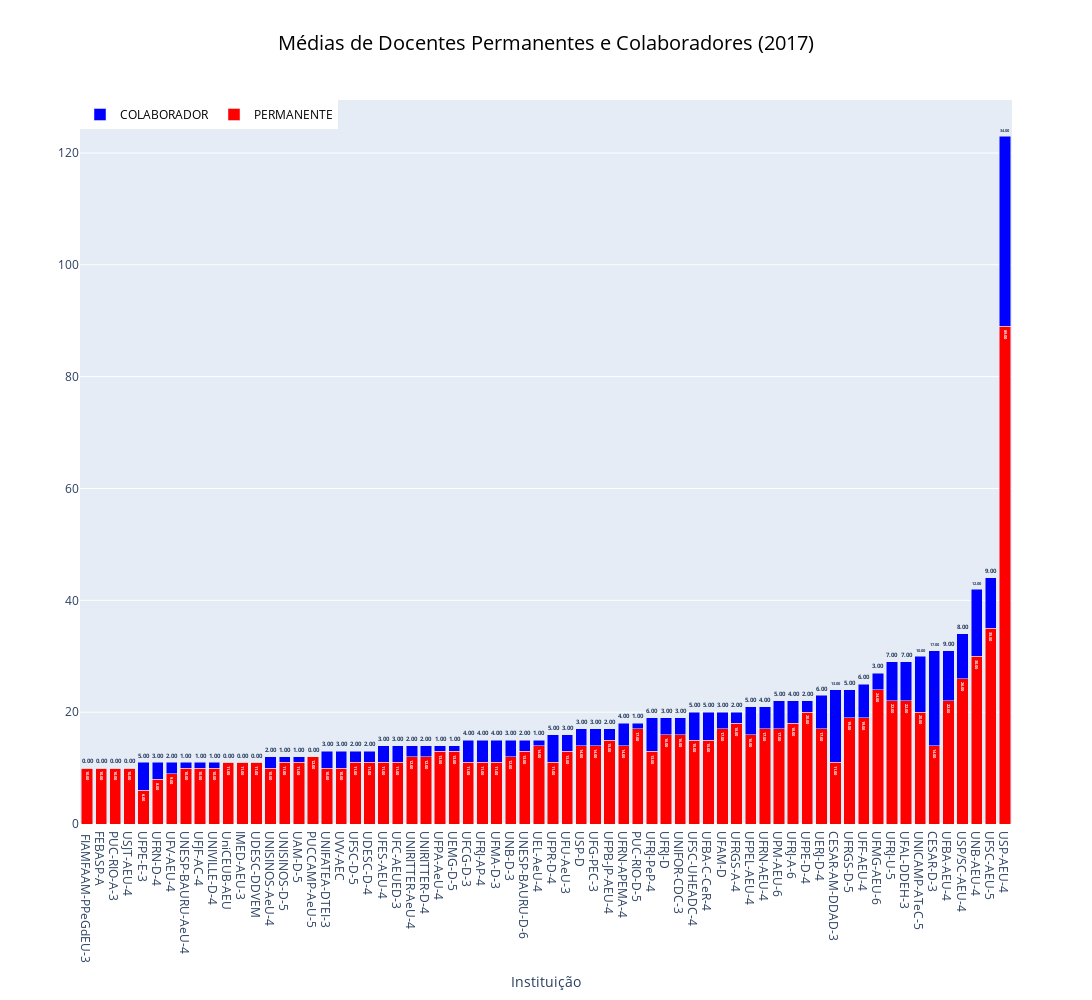

Notebook cell for this chart:
### Code cell
make_chart(docentes_programas)

### Figure 1 — Plotly figure (JSON) as saved in the notebook; plotly's stock layout.template omitted (floating-point values rounded to 4 significant figures)
{"data": [{"marker": {"color": "#FF0000"}, "name": "PERMANENTE", "text": ["<b>10.00</b>", "<b>10.00</b>", "<b>10.00</b>", "<b>10.00</b>", "<b>6.00</b>", "<b>8.00</b>", "<b>9.00</b>", "<b>10.00</b>", "<b>10.00</b>", "<b>10.00</b>", "<b>11.00</b>", "<b>11.00</b>", "<b>11.00</b>", "<b>10.00</b>", "<b>11.00</b>", "<b>11.00</b>", "<b>12.00</b>", "<b>10.00</b>", "<b>10.00</b>", "<b>11.00</b>", "<b>11.00</b>", "<b>11.00</b>", "<b>11.00</b>", "<b>12.00</b>", "<b>12.00</b>", "<b>13.00</b>", "<b>13.00</b>", "<b>11.00</b>", "<b>11.00</b>", "<b>11.00</b>", "<b>12.00</b>", "<b>13.00</b>", "<b>14.00</b>", "<b>11.00</b>", "<b>13.00</b>", "<b>14.00</b>", "<b>14.00</b>", "<b>15.00</b>", "<b>14.00</b>", "<b>17.00</b>", "<b>13.00</b>", "<b>16.00</b>", "<b>16.00</b>", "<b>15.00</b>", "<b>15.00</b>", "<b>17.00</b>", "<b>18.00</b>", "<b>16.00</b>", "<b>17.00</b>", "<b>17.00</b>", "<b>18.00</b>", "<b>20.00</b>", "<b>17.00</b>", "<b>11.00</b>", "<b>19.00</b>", "<b>19.00</b>", "<b>24.00</b>", "<b>22.00</b>", "<b>22.00</b>", "<b>20.00</b>", "<b>14.00</b>", "<b>22.00</b>", "<b>26.00</b>", "<b>30.00</b>", "<b>35.00</b>", "<b>89.00</b>"], "textposition": "inside", "type": "bar", "x": [" FIAMFAAM-PPeGdEU-3", "FEBASP-A", "PUC-RIO-A-3", "USJT-AEU-4", "UFPE-E-3", "UFRN-D-4", "UFV-AEU-4", "UNESP-BAURU-AeU-4", "UFJF-AC-4", "UNIVILLE-D-4", "UniCEUB-AEU", "IMED-AEU-3", "UDESC-DDVEM", "UNISINOS-AeU-4", "UNISINOS-D-5", "UAM-D-5", "PUCCAMP-AeU-5", "UNIFATEA-DTEI-3", "UVV-AEC", "UFSC-D-5", "UDESC-D-4", "UFES-AEU-4", "UFC-AEUED-3", "UNIRITTER-AeU-4", "UNIRITTER-D-4", "UFPA-AeU-4", "UEMG-D-5", "UFCG-D-3", "UFRJ-AP-4", "UFMA-D-3", "UNB-D-3", "UNESP-BAURU-D-6", "UEL-AeU-4", "UFPR-D-4", "UFU-AeU-3", "USP-D", "UFG-PEC-3", "UFPB-JP-AEU-4", "UFRN-APEMA-4", "PUC-RIO-D-5", "UFRJ-PeP-4", "UFRJ-D", "UNIFOR-CDC-3", "UFSC-UHEADC-4", "UFBA-C-CeR-4", "UFAM-D", "UFRGS-A-4", "UFPEL-AEU-4", "UFRN-AEU-4", "UPM-AEU-6", "UFRJ-A-6", "UFPE-D-4", "UERJ-D-4", "CESAR-AM-DDAD-3", "UFRGS-D-5", "UFF-AEU-4", "UFMG-AEU-6", "UFRJ-U-5", "UFAL-DDEH-3", "UNICAMP-ATeC-5", "CESAR-D-3", "UFBA-AEU-4", "USP/SC-AEU-4", "UNB-AEU-4", "UFSC-AEU-5", "USP-AEU-4"], "y": [10, 10, 10, 10, 6, 8, 9, 10, 10, 10, 11, 11, 11, 10, 11, 11, 12, 10, 10, 11, 11, 11, 11, 12, 12, 13, 13, 11, 11, 11, 12, 13, 14, 11, 13, 14, 14, 15, 14, 17, 13, 16, 16, 15, 15, 17, 18, 16, 17, 17, 18, 20, 17, 11, 19, 19, 24, 22, 22, 20, 14, 22, 26, 30, 35, 89]}, {"marker": {"color": "#0000FF"}, "name": "COLABORADOR", "text": ["<b>0.00</b>", "<b>0.00</b>", "<b>0.00</b>", "<b>0.00</b>", "<b>5.00</b>", "<b>3.00</b>", "<b>2.00</b>", "<b>1.00</b>", "<b>1.00</b>", "<b>1.00</b>", "<b>0.00</b>", "<b>0.00</b>", "<b>0.00</b>", "<b>2.00</b>", "<b>1.00</b>", "<b>1.00</b>", "<b>0.00</b>", "<b>3.00</b>", "<b>3.00</b>", "<b>2.00</b>", "<b>2.00</b>", "<b>3.00</b>", "<b>3.00</b>", "<b>2.00</b>", "<b>2.00</b>", "<b>1.00</b>", "<b>1.00</b>", "<b>4.00</b>", "<b>4.00</b>", "<b>4.00</b>", "<b>3.00</b>", "<b>2.00</b>", "<b>1.00</b>", "<b>5.00</b>", "<b>3.00</b>", "<b>3.00</b>", "<b>3.00</b>", "<b>2.00</b>", "<b>4.00</b>", "<b>1.00</b>", "<b>6.00</b>", "<b>3.00</b>", "<b>3.00</b>", "<b>5.00</b>", "<b>5.00</b>", "<b>3.00</b>", "<b>2.00</b>", "<b>5.00</b>", "<b>4.00</b>", "<b>5.00</b>", "<b>4.00</b>", "<b>2.00</b>", "<b>6.00</b>", "<b>13.00</b>", "<b>5.00</b>", "<b>6.00</b>", "<b>3.00</b>", "<b>7.00</b>", "<b>7.00</b>", "<b>10.00</b>", "<b>17.00</b>", "<b>9.00</b>", "<b>8.00</b>", "<b>12.00</b>", "<b>9.00</b>", "<b>34.00</b>"], "textposition": "outside", "type": "bar", "x": [" FIAMFAAM-PPeGdEU-3", "FEBASP-A", "PUC-RIO-A-3", "USJT-AEU-4", "UFPE-E-3", "UFRN-D-4", "UFV-AEU-4", "UNESP-BAURU-AeU-4", "UFJF-AC-4", "UNIVILLE-D-4", "UniCEUB-AEU", "IMED-AEU-3", "UDESC-DDVEM", "UNISINOS-AeU-4", "UNISINOS-D-5", "UAM-D-5", "PUCCAMP-AeU-5", "UNIFATEA-DTEI-3", "UVV-AEC", "UFSC-D-5", "UDESC-D-4", "UFES-AEU-4", "UFC-AEUED-3", "UNIRITTER-AeU-4", "UNIRITTER-D-4", "UFPA-AeU-4", "UEMG-D-5", "UFCG-D-3", "UFRJ-AP-4", "UFMA-D-3", "UNB-D-3", "UNESP-BAURU-D-6", "UEL-AeU-4", "UFPR-D-4", "UFU-AeU-3", "USP-D", "UFG-PEC-3", "UFPB-JP-AEU-4", "UFRN-APEMA-4", "PUC-RIO-D-5", "UFRJ-PeP-4", "UFRJ-D", "UNIFOR-CDC-3", "UFSC-UHEADC-4", "UFBA-C-CeR-4", "UFAM-D", "UFRGS-A-4", "UFPEL-AEU-4", "UFRN-AEU-4", "UPM-AEU-6", "UFRJ-A-6", "UFPE-D-4", "UERJ-D-4", "CESAR-AM-DDAD-3", "UFRGS-D-5", "UFF-AEU-4", "UFMG-AEU-6", "UFRJ-U-5", "UFAL-DDEH-3", "UNICAMP-ATeC-5", "CESAR-D-3", "UFBA-AEU-4", "USP/SC-AEU-4", "UNB-AEU-4", "UFSC-AEU-5", "USP-AEU-4"], "y": [0, 0, 0, 0, 5, 3, 2, 1, 1, 1, 0, 0, 0, 2, 1, 1, 0, 3, 3, 2, 2, 3, 3, 2, 2, 1, 1, 4, 4, 4, 3, 2, 1, 5, 3, 3, 3, 2, 4, 1, 6, 3, 3, 5, 5, 3, 2, 5, 4, 5, 4, 2, 6, 13, 5, 6, 3, 7, 7, 10, 17, 9, 8, 12, 9, 34]}], "layout": {"barmode": "stack", "height": 1000, "legend": {"font": {"color": "#000000"}, "orientation": "h", "x": 0, "y": 1}, "title": {"font": {"color": "#000000", "size": 20}, "text": "Médias de Docentes Permanentes e Colaboradores (2017)", "x": 0.5, "xanchor": "center"}, "width": 2300, "xaxis": {"title": {"text": "Instituição"}}}}
